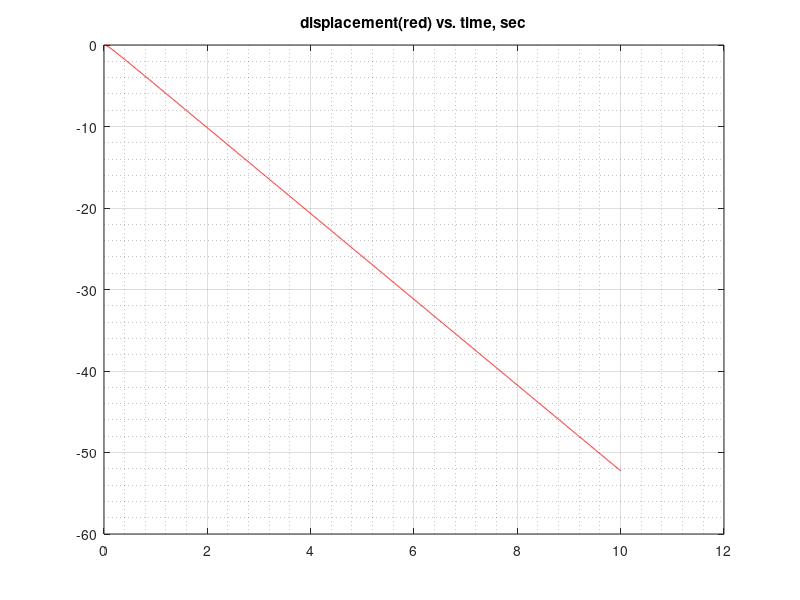
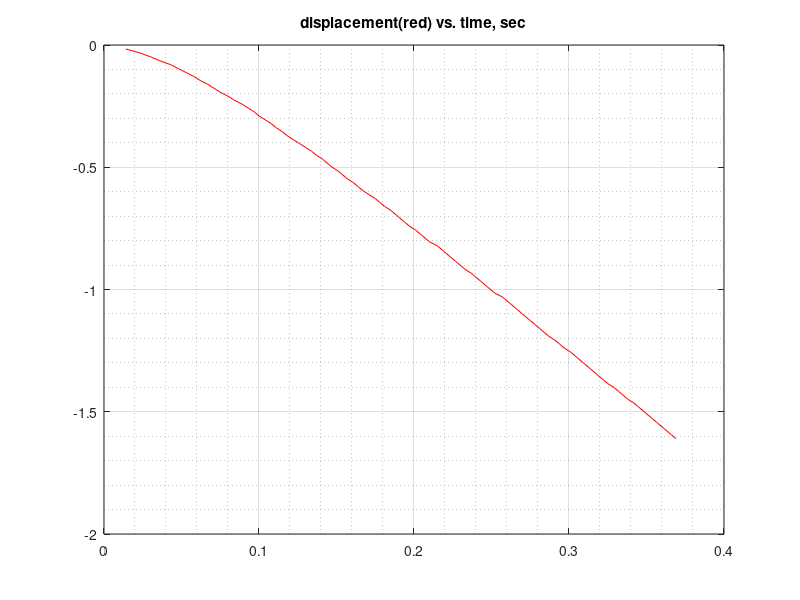
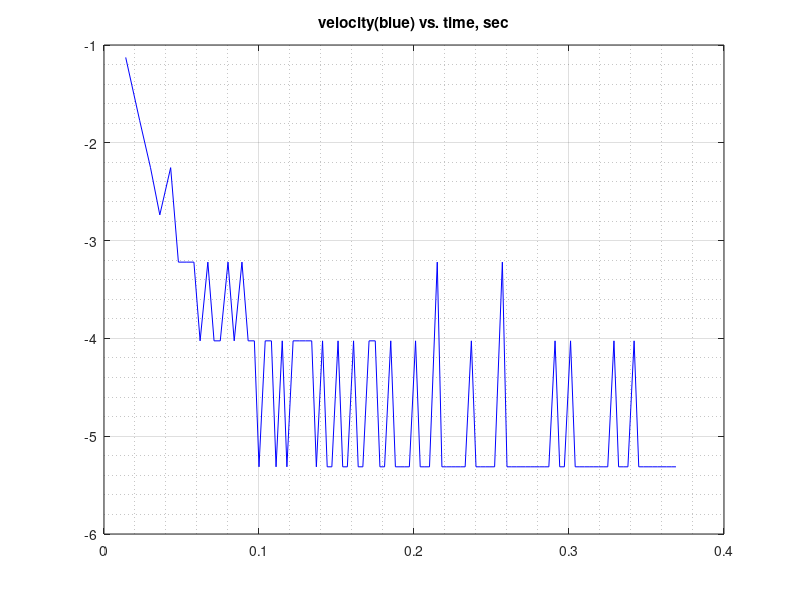
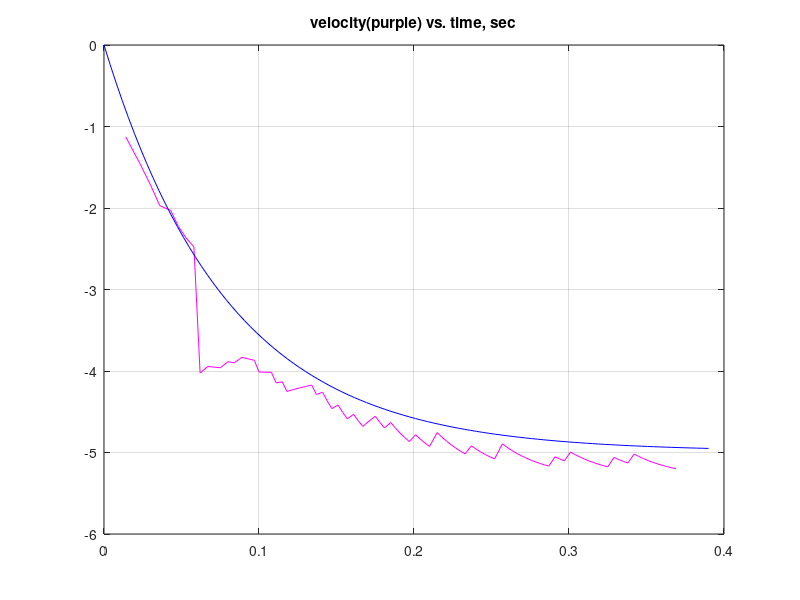

MATLAB code for these plots, in order:
% ReadTxt_MEM458_Lab2C_CCW_smooth.m
fileID = fopen('file_MEM458_Lab2C_CCW.txt','r');
formatSpec = '%d %d %f';
sizeA = [3 Inf];
A = fscanf(fileID,formatSpec,sizeA);
fclose(fileID);
n=size(A);
t=A(1,1:n(2))*0.001;
x=A(2,1:n(2))*0.0161;
v=A(3,1:n(2))*16.1;
v_old = v;
v(2)=(v(1)+v(2))/2;
v(3)=(v(2)*2+v(3))/3;
v(4)=(v(3)*3+v(4))/4;
v(5)=(v(4)*4+v(5))/5;
v(6)=(v(5)*5+v(6))/6;
v(7)=(v(6)*6+v(7))/7;
v(8)=(v(7)*7+v(8))/8;
v(9)=(v(9)*8+v(9))/9;
 
for i=10:1:n(2)
    v(i)=(v(i-1)*9+v(i))/10;
end
 
figure(501)
plot(t,x,'r-')
title('displacement(red) vs. time, sec')
grid on;
grid minor;
figure(502)
plot(t(1:100),x(1:100),'r-')
title('displacement(red) vs. time, sec')
grid on;
grid minor;

figure(503)
plot(t(1:100),v_old(1:100),'b-')
title('velocity(blue) vs. time, sec')
grid on;
grid minor;
 
figure(510)
plot(t(1:100),v(1:100),'m-')
title('velocity(purple) vs. time, sec')
grid on;
grid minor;
hold on;

t2=linspace(0,0.39,100);
v2=-4.988*(1-exp(-t2/0.08));
figure(510)
plot(t2,v2,'b-')
grid on;
grid minor;
